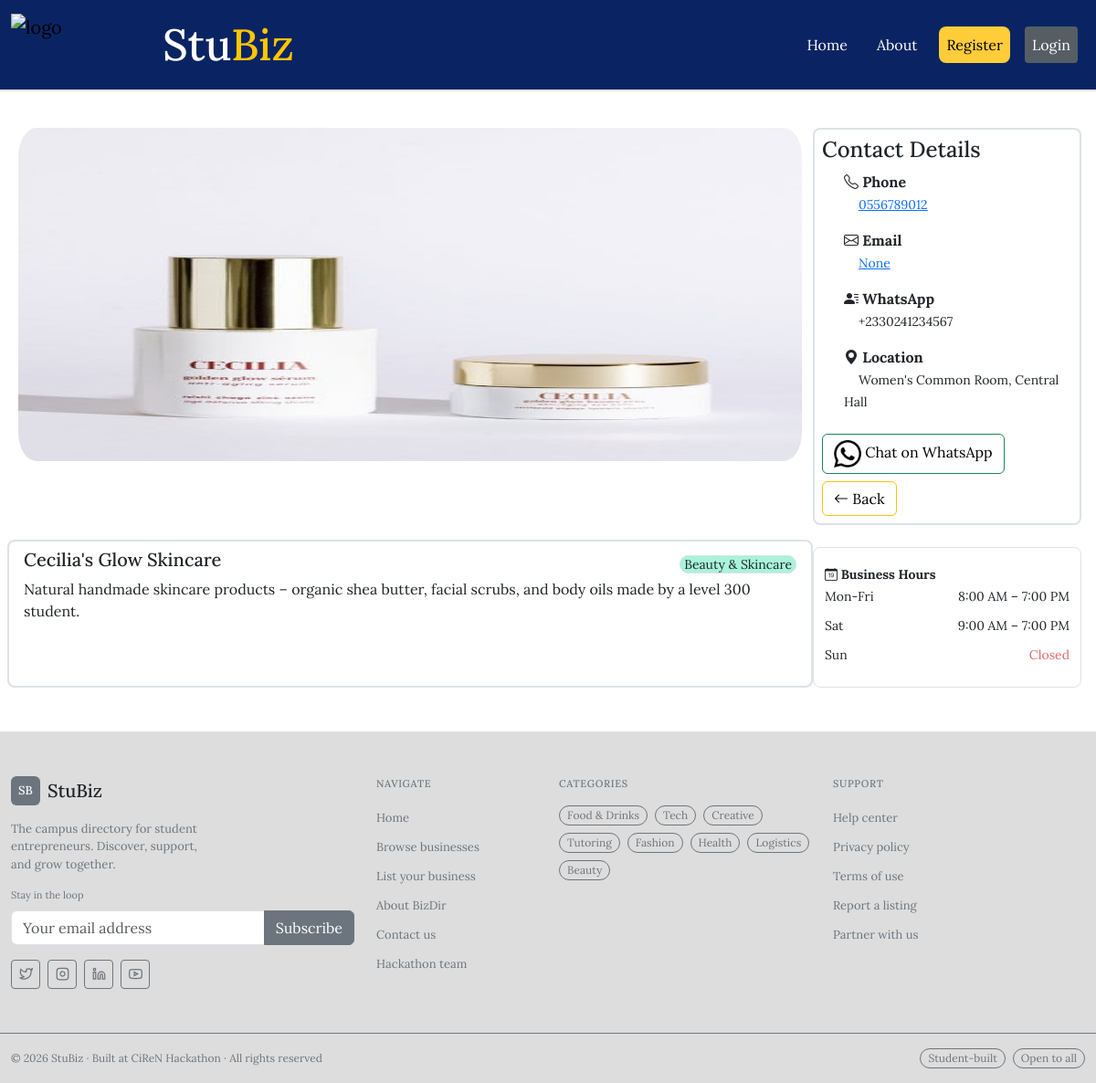
/business/1, run on the app's committed database.
### tables this page shows
CREATE TABLE businesses (
    id              INTEGER PRIMARY KEY AUTOINCREMENT,
    business_name   TEXT NOT NULL,
    owner_name      TEXT NOT NULL,
    category        TEXT NOT NULL,
    description     TEXT NOT NULL,
    whatsapp        TEXT,
    phone           TEXT,
    location        TEXT,
    delivers        INTEGER DEFAULT 0,
    photo_filename  TEXT,
    date_added      TIMESTAMP DEFAULT CURRENT_TIMESTAMP,
    is_verified     INTEGER DEFAULT 0,
    email           TEXT
);

### app.py (the view)
@app.route("/business/<int:business_id>")
def business_profile(business_id):
    business = database.get_business_by_id(business_id)
    if business is None:
        return render_template("404.html"), 404  # 404 = "Not Found" HTTP status
    return render_template("business.html", business=business)

### database.py (called while the page is built)
def get_connection():
    conn = sqlite3.connect(DATABASE_PATH)
    conn.row_factory = sqlite3.Row  # Lets us use row["column_name"] syntax
    return conn

def get_business_by_id(business_id):
    conn = get_connection()
    row = conn.execute(
        "SELECT * FROM businesses WHERE id = ?",
        (business_id,)  # ← Parameterized — always use this for user-supplied values ⭐
    ).fetchone()
    conn.close()
    return row  # Could be None — app.py must handle that case (show 404 page)

### templates/business.html
{% extends 'base.html' %}
{% block main %}
    <section>
        <div class="container-fluid px-0 my-4">
            <div class="row mb-2 ms-2 me-3">
                <img class="col-md-9 rounded-5 mt-3" width="100%" height="364.8" src="{{ url_for('static', filename='uploads/' + business.photo_filename) }}" alt="{{ business.business_name }}">
                <div class="col-sm-12 col-md-3 border border-2 rounded-3 p-2 mt-3">
                    <h4>
                        Contact Details
                    </h4>
                    <p class="ms-4">
                        <i class="bi bi-telephone"></i> <strong>Phone</strong><br>
                        <small class="ms-3">
                            <a href="tel:+233{{ business.phone }}">{{ business.phone }}</a>
                        </small>
                    </p>
                    <p class="ms-4">
                        <i class="bi bi-envelope"></i> <strong>Email</strong><br>
                        <small class="ms-3">
                            <a href="mailto:{{ business.email }}">{{ business.email }}</a>
                        </small>
                    </p>
                    <p class="ms-4">
                        <strong><i class="bi bi-person-lines-fill"></i> WhatsApp</strong><br>
                        <small class="ms-3" aria-disabled="true">
                            +233{{ business.whatsapp }}
                        </small>
                    </p>
                    <p class="ms-4">
                        <i class="bi bi-geo-alt-fill"></i> <strong>Location</strong><br>
                        <small class="ms-3">
                            {{ business.location }}
                        </small>
                    </p>
                    <div class="d-flex justify-content-between flex-wrap gap-2 mt-4">
                        <button class="btn btn-outline-success">
                            <img class="text-nowrap" src="{{ url_for('static', filename='images/whatsapp.png') }}" width="30"  style="color: #25D366;" alt="WhatsApp_Icon">
                            <a href="https://wa.me/233{{ business.whatsapp }}" target="_blank" style="text-decoration: none; color: black;">
                                Chat on WhatsApp
                            </a>
                        </button>
                        <button onclick="history.back()" class="btn btn-outline-warning" style="color:black">
                            <i class="bi bi-arrow-left"></i> Back
                        </button>
                    </div>
                </div>
            </div>
            <div class="row ms-2 me-3">
                <div class="col-md-9 border border-2 rounded-3 pt-2 px-3 mt-2" width="100%" height="auto">
                    <div class="d-flex justify-content-between align-items-center flex-wrap gap-2">
                        <h5>
                            {{ business.business_name }}
                        </h5>
                        <span>
                            <small class="border rounded-pill px-1 text-nowrap" style="background-color: rgb(168, 243, 218);">
                                {{ business.category }}
                            </small>
                        </span>
                    </div>
                    <div>
                        <p>
                            {{ business.description }}
                        </p>
                    </div>
                </div>
                <div class="col-md-3 border rounded-3 py-3 mt-3">
                    <div>
                        <small>
                            <i class="bi bi-calendar-date"></i> <strong>Business Hours</strong>
                        </small>
                    </div>
                    <div>
                        <div class="pb-2 d-flex justify-content-between">
                            <span>
                                <small>
                                    Mon-Fri
                                </small>
                            </span>
                            <span>
                                <small>
                                    8:00 AM &ndash; 7:00 PM
                                </small>
                            </span>
                        </div>
                        <div class="pb-2 d-flex justify-content-between">
                            <span>
                                <small>
                                    Sat
                                </small>
                            </span>
                            <span>
                                <small>
                                    9:00 AM &ndash; 7:00 PM
                                </small>
                            </span>
                        </div>
                        <div class="pb-2 d-flex justify-content-between">
                            <span>
                                <small>
                                    Sun
                                </small>
                            </span>
                            <span>
                                <small style="color: rgba(215, 70, 70, 0.809);">
                                    Closed
                                </small>
                            </span>
                        </div>
                    </div>
                </div>
            </div>
        </div>
    </section>
{% endblock main %}

### static/css/styles.css (style rules this page uses)
body { font-family: 'Lora', serif; }

### data on the page
businesses: photo_filename (picture), phone "0556789012", whatsapp "0241234567", location "Women's Common Room, Central Hall", business_name "Cecilia's Glow Skincare", category "Beauty & Skincare", description "Natural handmade skincare products – organic shea butter, facial scrubs, and body oils made by a level 300 student."

### other printed values
{{ business.email }} "None"
